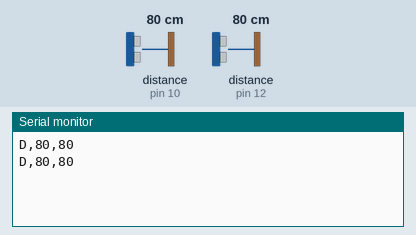
A sketch run on a simulated Arduino Uno, built with avr-gcc and run on an emulated ATmega328P. Shown: the last lines printed to the serial monitor. Wiring (inferred from the names in the program): 2 × ultrasonic range finder: trigger pin 9, echo pin 10 / trigger pin 11, echo pin 12. The inputs (shaded band) are chosen by the test bench; at power-on: distance to the obstacle (sensors on pin 10, pin 12) 80 cm. The echo pulse lasts 58.3 µs per cm.

Above: at 1.7 s.
1.8 s: distance to the obstacle (sensor on pin 10) set to 2 cm
At 2.8 s:
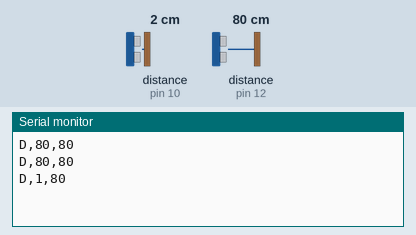
3.3 s: distance to the obstacle (sensor on pin 12) set to 2 cm
At 4.6 s:
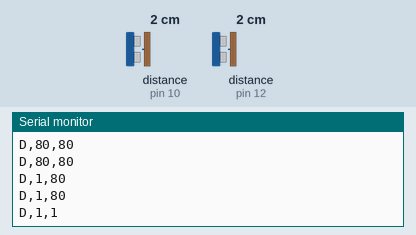
4.8 s: distance to the obstacle (sensor on pin 10) set to 4 cm
At 5.7 s:
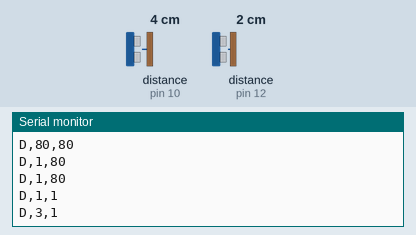
6.3 s: distance to the obstacle (sensor on pin 12) set to 4 cm
At 7.5 s:
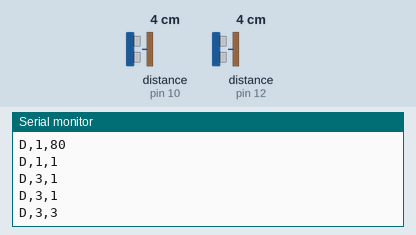
Timing chart, 0 to 8.8 s (numbered marks = the images above; inputs shaded):
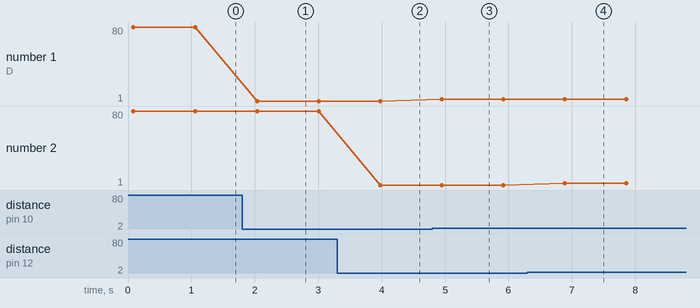

Measured:
- after the input at 1.8 s, the serial monitor: prints a new line after 0.24 s (image 1)
- after the input at 3.3 s, the serial monitor: prints a new line after 0.68 s (image 2)
- after the input at 4.8 s, the serial monitor: prints a new line after 0.15 s (image 3)
- after the input at 6.3 s, the serial monitor: prints a new line after 0.59 s (image 4)
- plotted number 1: 80 → 1 after the input at 1.8 s, 1 → 3 after the input at 4.8 s

The sketch:

PortaPark_Uno_Sensors.ino
```cpp
/* ==========================================================================
   PortaPark - Arduino Uno: two distance sensors

   Reads two HC-SR04 sensors and sends one line to the ESP32-CAM about
   once a second, for example:   D,45,240
   (D, distance of sensor 1 in cm, distance of sensor 2 in cm; 999 = nothing seen)

   WIRING
     Sensor 1:  VCC -> 5V   GND -> GND   TRIG -> pin 9    ECHO -> pin 10
     Sensor 2:  VCC -> 5V   GND -> GND   TRIG -> pin 11   ECHO -> pin 12

     To the ESP32-CAM (one signal wire plus ground):
       Uno pin 3 (TX) --[ 1k resistor ]--+--> ESP32-CAM GPIO 13 (RX)
                                         |
                                  [ 2k resistor ]
                                         |
                                        GND
       Uno GND -> ESP32-CAM GND   (the two boards MUST share ground)
     The two resistors lower the Uno's 5V signal to about 3.3V so it is safe
     for the ESP32-CAM.

   Upload with Tools > Board > Arduino Uno. Open the Serial Monitor at 9600
   to watch the same lines on the computer.
   ========================================================================== */

#include <SoftwareSerial.h>

const int TRIG1 = 9,  ECHO1 = 10;
const int TRIG2 = 11, ECHO2 = 12;

SoftwareSerial toCam(2, 3);   // RX = pin 2 (not used), TX = pin 3 -> ESP32-CAM

/* distance in centimetres (999 means nothing was seen) */
long readCm(int trigPin, int echoPin) {
  digitalWrite(trigPin, LOW);
  delayMicroseconds(2);
  digitalWrite(trigPin, HIGH);
  delayMicroseconds(10);
  digitalWrite(trigPin, LOW);
  unsigned long duration = pulseIn(echoPin, HIGH, 30000UL);   // wait up to 30 ms
  if (duration == 0) return 999;
  return duration / 58;
}

void setup() {
  Serial.begin(9600);
  toCam.begin(9600);
  pinMode(TRIG1, OUTPUT);
  pinMode(ECHO1, INPUT);
  pinMode(TRIG2, OUTPUT);
  pinMode(ECHO2, INPUT);
}

void loop() {
  long d1 = readCm(TRIG1, ECHO1);
  delay(60);                      // let the first sound fade so the sensors do not hear each other
  long d2 = readCm(TRIG2, ECHO2);

  toCam.print("D,");
  toCam.print(d1);
  toCam.print(",");
  toCam.println(d2);

  Serial.print("D,");
  Serial.print(d1);
  Serial.print(",");
  Serial.println(d2);

  delay(900);
}
```
